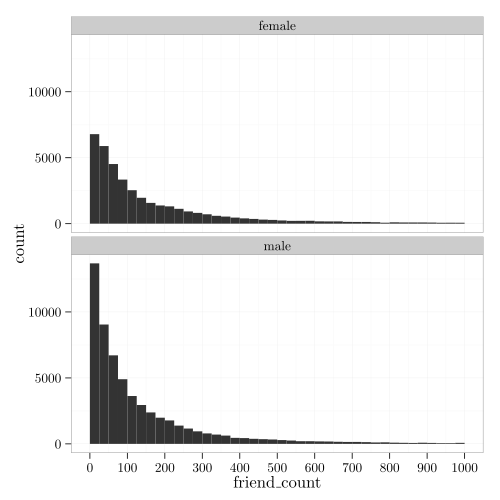

Recreate this plot in R.
setwd('~/workspace/udacity/explore-one-variable/figures/')
source('../data/data.R')                        # Data file set directory
source('../lib.R')

tikz('friends.tex',
     standAlone = T,
     sanitize = T,
     width = 5,
     height = 5)

qplot(data = subset(x = pf, subset = !is.na(gender)),
      x = friend_count,
      binwidth = 25) +
    scale_x_continuous(limits = c(0, 1000),
                       breaks = seq(0,1000,100)) +
    facet_wrap(~gender, ncol = 1) +
    theme_bw()

dev.off()

tools::texi2dvi(file = 'friends.tex',
                clean = T,
                pdf = T)
